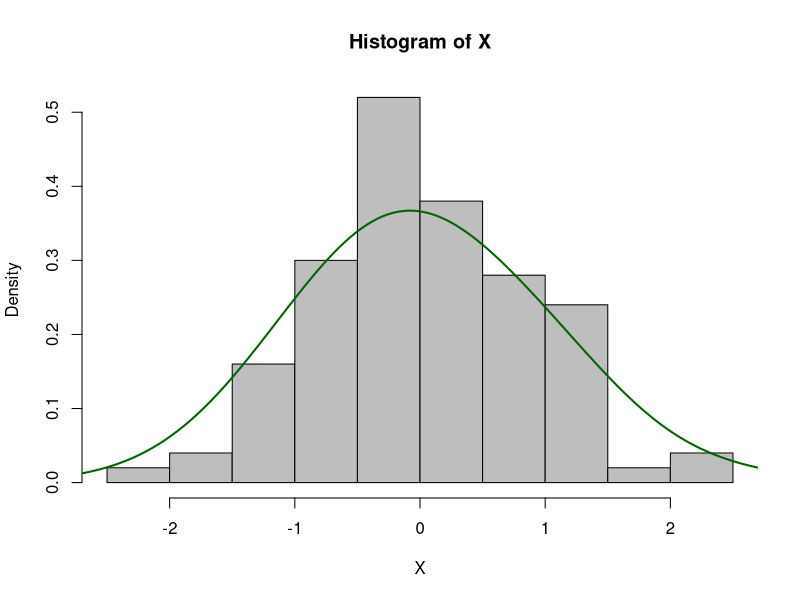
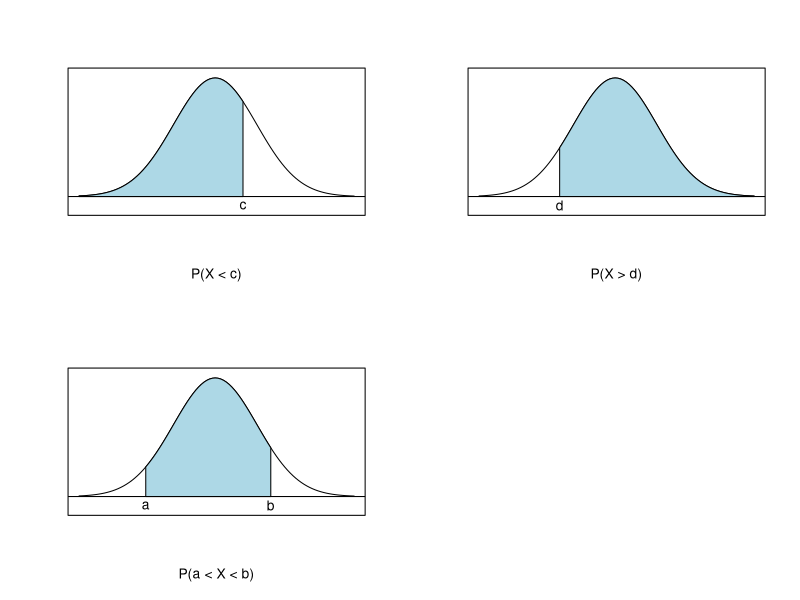
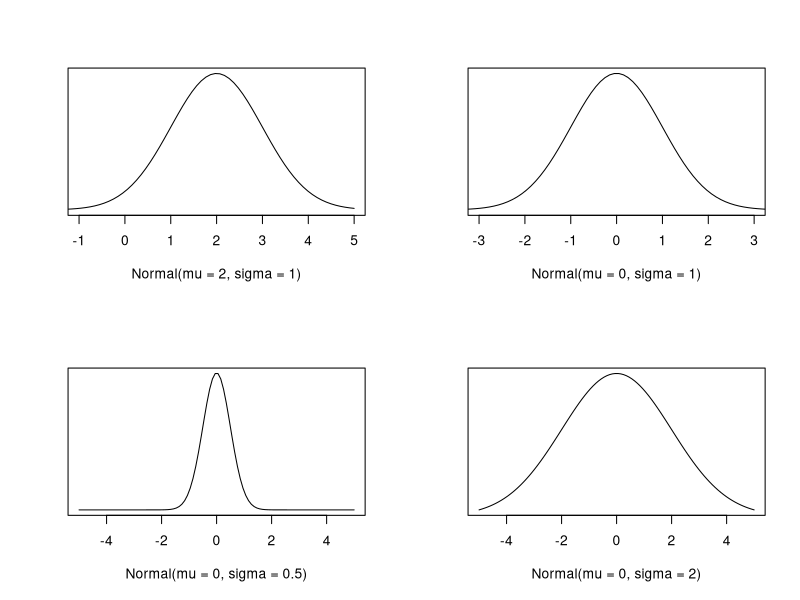
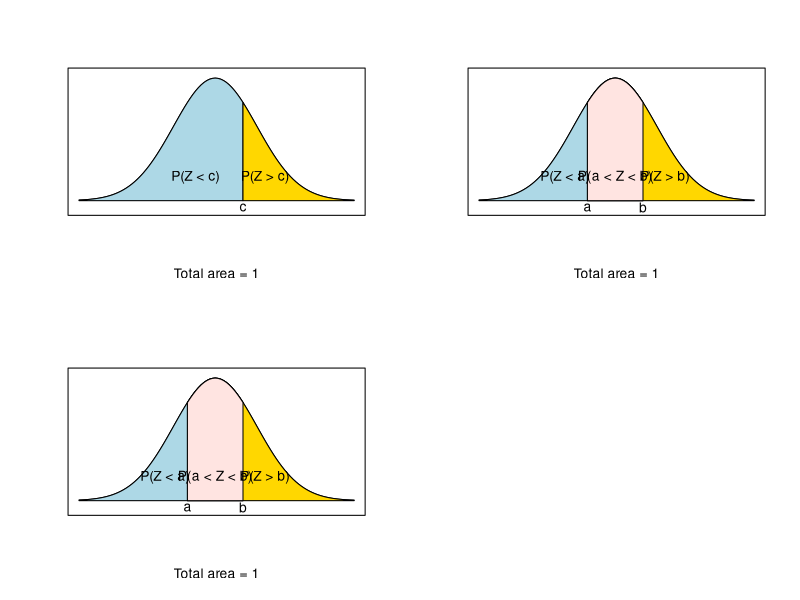

Write R code to recreate these figures, in order.
## ---- chunk 1
knitr::opts_chunk$set(echo = FALSE)
## ---- chunk 2
set.seed(0)
X <- rnorm(100)
hist(X, prob=TRUE, col="grey")# prob=TRUE for probabilities not counts
lines(density(X, adjust=2), col="darkgreen", lwd=2) 
## ---- chunk 3
par(mfrow=c(2,2))
x <- seq(1:100)
y <- dnorm(x,50,15)

x2 <- 60
plot(x,y,type='l', xaxt='n', yaxt='n', ylab="",xlab="P(X < c)", ylim=c(-0.003,max(y)+0.001))
polygon(x=c(x[c(min(x),min(x):x2,x2)]), y= c(0, y[min(x):x2], 0), col="lightblue"); abline(h=0)
text(x2, 0.-0.002, "c")

x1 <- 30
plot(x,y,type='l', xaxt='n', yaxt='n', ylab="",xlab="P(X > d)", ylim=c(-0.003,max(y)+0.001))
polygon(x=c(x[c(x1,x1:max(x),max(x))]), y= c(0, y[x1:max(x)], 0), col="lightblue"); abline(h=0)
text(x1, 0.-0.002, "d")

x1 <- 25; x2 <- 70
plot(x,y,type='l', xaxt='n', yaxt='n', ylab="",xlab="P(a < X < b)", ylim=c(-0.003,max(y)+0.001))
polygon(x=c(x[c(x1,x1:x2,x2)]), y= c(0, y[x1:x2], 0), col="lightblue"); abline(h=0)
text(x1, 0.-0.002, "a"); text(x2, 0.-0.002, "b")
## ---- chunk 4
par(mfrow=c(2,2))
x <- seq(-5,5,length.out=100)

y <- dnorm(x,2,1)
plot(x,y,type='l', xlim=c(-1,5), yaxt='n', ylab="", xlab="Normal(mu = 2, sigma = 1)")

y <- dnorm(x,0,1)
plot(x,y,type='l', xlim=c(-3,3), yaxt='n', ylab="", xlab="Normal(mu = 0, sigma = 1)")

y <- dnorm(x,0,0.5)
plot(x,y,type='l', xlim=c(-5,5), yaxt='n', ylab="", xlab="Normal(mu = 0, sigma = 0.5)")

y <- dnorm(x,0,2)
plot(x,y,type='l', xlim=c(-5,5), yaxt='n', ylab="", xlab="Normal(mu = 0, sigma = 2)")
## ---- chunk 5
x <- seq(1:100)
y <- dnorm(x,50,15)
x1 <- 60; x2 <- 60
plot(x,y,type='l', xaxt='n', yaxt='n', ylab="",xlab="Total area = 1", ylim=c(-0.002, max(y)+0.001)) 
polygon(x=c(x[c(min(x),min(x):x2,x2)]), y= c(0, y[min(x):x2], 0), col="lightblue")
polygon(x=c(x[c(x1,x1:max(x),max(x))]), y= c(0, y[x1:max(x)], 0), col="gold")
text(x=43,y=0.005,"P(Z < c)")
text(x=68,y=0.005,"P(Z > c)")
text(x=60,y=-0.0015,"c")
## ---- chunk 6
x <- seq(1:100)
y <- dnorm(x,50,15)
x1 <- 40; x2 <- 60
plot(x,y,type='l', xaxt='n', yaxt='n', ylab="",xlab="Total area = 1", ylim=c(-0.002, max(y)+0.001)) 
polygon(x=c(x[c(min(x),min(x):x2,x2)]), y= c(0, y[min(x):x2], 0), col="lightblue")
polygon(x=c(x[c(x1,x1:max(x),max(x))]), y= c(0, y[x1:max(x)], 0), col="gold")
polygon(x=c(x[c(x1,x1:x2,x2)]), y= c(0, y[x1:x2], 0), col="mistyrose")
text(x=32,y=0.005,"P(Z < a)")
text(x=50,y=0.005,"P(a < Z < b)")
text(x=68,y=0.005,"P(Z > b)")
text(x=40,y=-0.0015,"a");text(x=60,y=-0.0015,"b")
## ---- chunk 7
x <- seq(1:100)
y <- dnorm(x,50,15)
x1 <- 40; x2 <- 60
plot(x,y,type='l', xaxt='n', yaxt='n', ylab="",xlab="Total area = 1", ylim=c(-0.002, max(y)+0.001)) 
polygon(x=c(x[c(min(x),min(x):x2,x2)]), y= c(0, y[min(x):x2], 0), col="lightblue")
polygon(x=c(x[c(x1,x1:max(x),max(x))]), y= c(0, y[x1:max(x)], 0), col="gold")
polygon(x=c(x[c(x1,x1:x2,x2)]), y= c(0, y[x1:x2], 0), col="mistyrose")
text(x=32,y=0.005,"P(Z < a)")
text(x=50,y=0.005,"P(a < Z < b)")
text(x=68,y=0.005,"P(Z > b)")
text(x=40,y=-0.0015,"a");text(x=60,y=-0.0015,"b")
